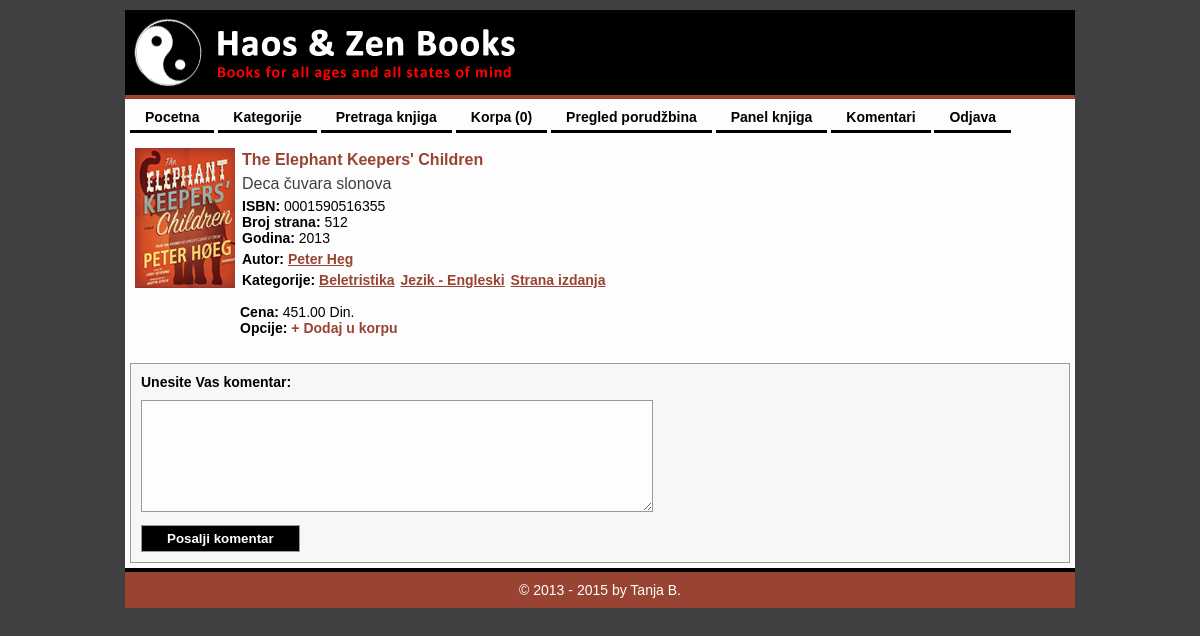
The page /HaosZenBooks/index.php?modul=knjige&opcija=prikaz&ID=3 (signed in) on the database its author committed.
### tables this page shows
CREATE TABLE `knjiga` (
  `ID` int(8) NOT NULL AUTO_INCREMENT,
  `OriginalniNaslov` varchar(128) NOT NULL,
  `PrevodNaslova` varchar(128) DEFAULT NULL,
  `BrojStrana` int(4) unsigned DEFAULT NULL,
  `ISBN` int(13) unsigned zerofill NOT NULL,
  `Godina` int(4) unsigned NOT NULL,
  `Cena` decimal(10,2) unsigned DEFAULT NULL,
  PRIMARY KEY (`ID`)
);

CREATE TABLE `autor` (
  `ID` int(6) NOT NULL AUTO_INCREMENT,
  `ImePrezime` varchar(128) NOT NULL,
  PRIMARY KEY (`ID`)
);

CREATE TABLE `kategorija` (
  `ID` int(6) NOT NULL AUTO_INCREMENT,
  `Naziv` varchar(64) NOT NULL,
  PRIMARY KEY (`ID`)
);

### HaosZenBooks/index.php (called while the page is built, shortened)
<?php
    include_once 'back/MySQL.php';
    include_once 'back/KorpaZaKupovinu.php';
    include_once 'back/Knjiga.php';
    include_once "back/Modul.php";
    $default_modul  = 'main';
    $default_opcija = 'index';
    $modul = $default_modul;
    $opcija = $default_opcija;
    if ( isset($_GET['modul']) )  $modul  = Funkcije::procistiIme($_GET['modul']);
    if ( isset($_GET['opcija']) ) $opcija = Funkcije::procistiIme($_GET['opcija']);
    $modul::$opcija();

### HaosZenBooks/back/Knjiga.php (called while the page is built)
<?php
    abstract class Knjiga extends HelperBaze {
        public static function podaci($Knjiga_ID) {
            $podaci = null;
            $sql = "select
                        k.*,
                        a.ID Autor_ID,
                        a.ImePrezime AutorImePrezime,
                        (
                            select
                                group_concat(distinct kat.ID ORDER BY kat.Naziv asc separator ',')
                            from
                                Kategorija kat
                            where
                                kat.ID in (
                                    select
                                        katk.Kategorija_ID
                                    from
                                        Kategorija_Knjiga katk
                                    where
                                        katk.Knjiga_ID = k.ID
                                )
                        ) kategorije
                    from
                        Knjiga k
                    left join Autor_Knjiga ak on ak.Knjiga_ID = k.ID
                    left join Autor a on a.ID = ak.Autor_ID
                    left join Kategorija_Knjiga kk on kk.Knjiga_ID = k.ID
                    left join Kategorija ka ON ka.ID = kk.Kategorija_ID
                    where
                        k.ID = {$Knjiga_ID}
                    group by
                        k.ID
                    order by
                        k.Godina desc,
                        k.OriginalniNaslov";
            $niz = MySQL::upitUNiz($sql);
            if ( count($niz) ) {
                $podaci = array();
                $podaci['Knjiga'] = $niz[0];
                $sql = "select
                            k.*,
                            ko.KorisnickoIme KorisnikKorisnickoIme
                        from
                            Komentar k
                        left join Korisnik ko on ko.ID = k.Korisnik_ID
                        where
                            k.Knjiga_ID = {$Knjiga_ID}
                            and k.Odobren = 1
                        order by
                            k.DatumVreme desc";
                $podaci['Komentari'] = MySQL::upitUNiz($sql);
            }
            return $podaci;
        }
    }

### HaosZenBooks/back/MySQL.php (called while the page is built, shortened)
<?php
    abstract class MySQL {
        public static function upitUNiz($mysql_upit) {
            $rezultat = @mysql_query($mysql_upit);
            $niz = array();
            while ( $red = mysql_fetch_assoc($rezultat) ) {
                $niz[] = $red;
            }
            return $niz;
        }
    }

### HaosZenBooks/front/templejti/knjige.prikaz.php (the view, shortened to what this page needs)
<article class="knjiga-prikaz">
    <img class="knjiga-slika" src="img/knjige/<?php echo $knjiga['ID']; ?>.png" alt="<?php echo htmlentities($knjiga['OriginalniNaslov']); ?>" />
    <div class="knjiga-detalji">
        <div class="knjiga-naslov">
            <?php echo htmlspecialchars($knjiga['OriginalniNaslov']); ?>
        </div>
        <div class="knjiga-prevod"><?php echo htmlspecialchars($knjiga['PrevodNaslova']); ?></div>
        <div class="knjiga-isbn"><b>ISBN:</b> <?php echo $knjiga['ISBN']; ?></div>
        <?php if ( $knjiga['BrojStrana'] != '' ): ?>
            <div class="knjiga-broj-strana"><b>Broj strana:</b> <?php echo $knjiga['BrojStrana']; ?></div>
        <?php endif; ?>
        <?php if ( $knjiga['Godina'] != '' ): ?>
            <div class="knjiga-godina"><b>Godina:</b> <?php echo $knjiga['Godina']; ?></div>
        <?php endif; ?>
        <div class="knjiga-autor">
            <b>Autor:</b>
            <a href="index.php?modul=knjige&opcija=pretraga&Autor_ID=<?php echo $knjiga['Autor_ID']; ?>">
                <?php echo htmlspecialchars($knjiga['AutorImePrezime']); ?>
            </a>
        </div>
        <div class="knjiga-kategorije">
            <b>Kategorije:</b>
            <?php
                $kategorije_knjige = explode(',', $knjiga['kategorije']);
                foreach ( $kategorije_knjige as $kategorija_knjige ):
                    $ID = $kategorija_knjige;
                    $Naziv = knjige::_naziv_kategorije_za_id($kategorije, $ID);
                    ?>
                        <a class="kategorija-knjige" href="index.php?modul=knjige&opcija=pretraga&Kategorija_ID=<?php echo $ID; ?>">
                            <?php echo htmlspecialchars($Naziv); ?>
                        </a>
                    <?php
                endforeach;
            ?>
        </div>
        <div class="knjiga-kupovina">
            <br>
            <b>Cena:</b> <?php echo $knjiga['Cena']; ?> Din.</a>
            <br>
            <b>Opcije:</b> <a href="index.php?modul=knjige&opcija=kupi&Knjiga_ID=<?php echo $knjiga['ID']; ?>">+ Dodaj u korpu</a>
        </div>
    </div>
</article>
<form action="index.php?modul=knjige&opcija=komentarisi" method="post">
    <table>
        <tr>
            <th>Unesite Vas komentar:</th>
        </tr>
        <tr>
            <td>
                <textarea required name="Tekst" class="polje-za-komentar"></textarea>
            </td>
        </tr>
        <tr>
            <td>
                <input type="submit" value="Posalji komentar" />
            </td>
        </tr>
    </table>
</form>

### rows shown on the page
knjiga: OriginalniNaslov "The Elephant Keepers' Children", PrevodNaslova "Deca čuvara slonova", ISBN "0001590516355", BrojStrana "512", Godina "2013", autor.ImePrezime "Peter Heg", Cena "451.00"
kategorija: Naziv "Beletristika"
kategorija: Naziv "Jezik - Engleski"
kategorija: Naziv "Strana izdanja"

### other values the page prints
$stavka[1] "Pocetna"
$stavka[1] "Kategorije"
$stavka[1] "Pretraga knjiga"
$stavka[1] "Korpa (0)"
$stavka[1] "Pregled porudžbina"
$stavka[1] "Panel knjiga"
$stavka[1] "Komentari"
$stavka[1] "Odjava"
$napravljeno "2013"
